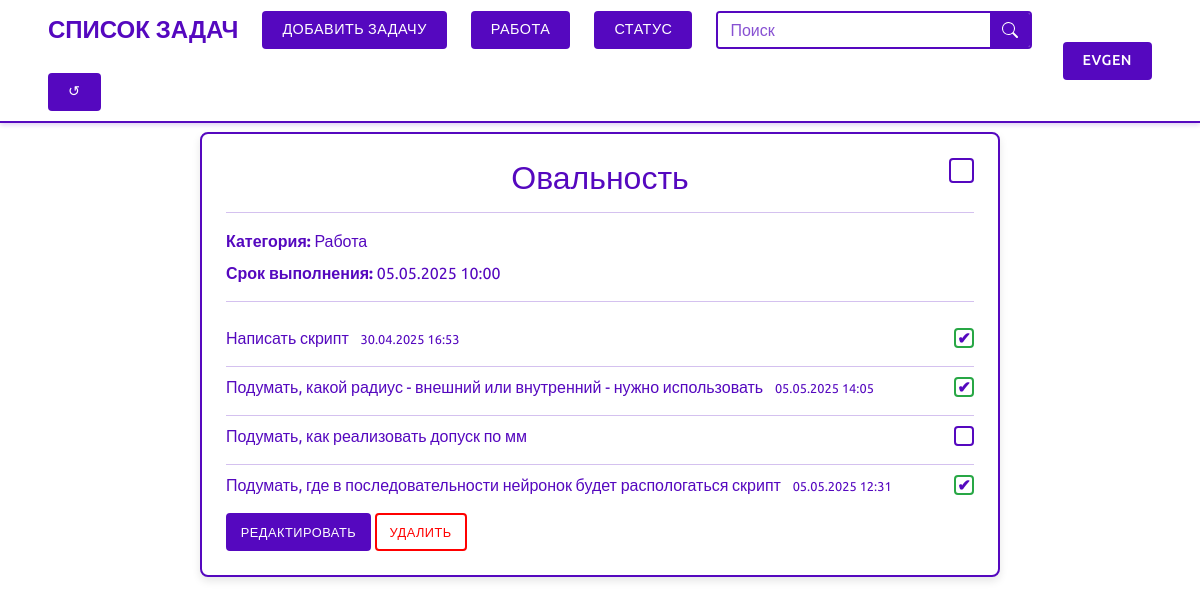
/?category=работа (signed in), run on the app's committed database.
### task/models.py (models this page shows, shortened)
class Category(models.Model):
    name = models.CharField(max_length=50, unique=True, verbose_name='Название')
    slug = models.SlugField(max_length=50, unique=True, db_index=True, allow_unicode=True)
    class Meta:
        ordering = ('name',)
        verbose_name = 'Категория'
        verbose_name_plural = 'Категории'

class Task(models.Model):
    class Status(models.TextChoices):
        NOT_ACTIVE = 'not_active', 'Не активна'
        ACTIVE = 'active', 'Активна'
        COMPLETED = 'completed', 'Выполнена'
    title = models.CharField(max_length=100, verbose_name='Название задачи')
    user = models.ForeignKey(User, on_delete=models.CASCADE, verbose_name='Пользователь', related_name='tasks')
    category = models.ForeignKey(Category, on_delete=models.PROTECT, verbose_name='Категория', related_name='tasks')
    status = models.CharField(max_length=10, choices=Status.choices, default=Status.NOT_ACTIVE,
                              verbose_name='Статус задачи')
    create_date = models.DateTimeField(auto_now_add=True, db_index=True, verbose_name='Дата создания')
    due_date = models.DateTimeField(blank=True, null=True, verbose_name='Срок выполнения')
    class Meta:
        ordering = ('-create_date',)
        verbose_name = 'Задача'
        verbose_name_plural = 'Задачи'
        constraints = [
            models.CheckConstraint(
                check=models.Q(due_date__gt=models.F('create_date')),
                name='check_due_date_after_create_date'
            )
        ]

class SubTask(models.Model):
    task = models.ForeignKey(Task, on_delete=models.CASCADE, related_name='subtasks', verbose_name='Задача')
    description = models.TextField(blank=True, verbose_name='Подзадача')
    is_completed = models.BooleanField(default=False, verbose_name='Выполнена')
    create_date = models.DateTimeField(auto_now_add=True, verbose_name='Дата создания')
    completed_date = models.DateTimeField(null=True, blank=True, verbose_name='Дата выполнения')
    class Meta:
        ordering = ('create_date',)
        verbose_name = 'Позадача'
        verbose_name_plural = 'Подзадачи'
        default_related_name = 'subtasks'

### task/views.py (the view)
# urls.py: path('', views.home, name='home'),
def home(request):
    if request.user.is_authenticated:
        tasks = Task.objects.filter(user=request.user).prefetch_related('subtasks')
        category = request.GET.get('category')
        if category and category != '':
            tasks = tasks.filter(category__slug=category)
        status = request.GET.get('status')
        if status and status != '':
            tasks = tasks.filter(status=status)
        search = request.GET.get('search')
        if search and search != '':
            tasks = tasks.filter(Q(title__icontains=search))
        initial = {}
        if category:
            initial['category'] = category
        if status:
            initial['status'] = status
        if search:
            initial['search'] = search
        filter_form = TaskFilterForm(initial=initial)
    else:
        tasks = None
        filter_form = None
    context = {
        'tasks': tasks,
        'filter_form': filter_form,
    }
    return render(request, 'task/home.html', context)

### task/forms.py
class TaskFilterForm(forms.Form):
    category = forms.ModelChoiceField(
        queryset=Category.objects.all(),
        required=False,
        widget=forms.Select(attrs={'class': 'form-control'}),
        to_field_name='slug'
    )
    status = forms.ChoiceField(
        choices=Task.Status.choices,
        required=False,
        widget=forms.Select(attrs={'class': 'form-control'})
    )
    search = forms.CharField(
        max_length=50,
        required=False,
        widget=forms.TextInput(attrs={'class': 'form-control'})
    )

### task/templatetags/filter_tags.py (called while the page is built)
@register.simple_tag(takes_context=True)
def url_replace_param(context, **kwargs):
    request = context['request']
    dict_ = request.GET.copy()
    for key, value in kwargs.items():
        if value is not None:
            dict_[key] = value
        else:
            if key in dict_:
                del dict_[key]
    url = reverse('task:home')
    encoded_params = urlencode({k: v for k, v in dict_.items() if v}, doseq=True)
    if encoded_params:
        return f'{url}?{encoded_params}'
    return url

### task/templates/task/home.html (shortened to what this page needs)
{% extends 'base.html' %}
{% load django_bootstrap5 %}
{% load static %}
{% block content %}
    <div class="container mt-4">
        {% if user.is_authenticated %}
            {% for task in tasks %}
                <div class="task-card task-status-{{ task.status|lower }}">
                    <div class="task-header">
                        <h2 class="task-title">{{ task.title }}</h2>
                        <div class="task-status-indicator status-{{ task.status|lower }}"
                             data-task-id="{{ task.id }}"
                             data-url="{% url 'task:api_change_task_status' task.id %}"
                             title="Изменить статус">
                        </div>
                    </div>
                    <hr class="purple-line">
                    <p class="task-category"><strong>Категория:</strong> {{ task.category.name }}</p>
                    <p class="task-due-date"><strong>Срок
                        выполнения:</strong> {{ task.due_date|date:"d.m.Y H:i"|default:"----" }}</p>
                    <hr class="purple-line">
                    <div class="subtask-list">
                        {% for subtask in task.subtasks.all %}
                            <div class="subtask-item">
                                <div class="subtask-description">
                                    {{ subtask.description }}
                                    {% if subtask.is_completed %}
                                        <span class="small text-muted">{{ subtask.completed_date|date:"d.m.Y H:i" }}</span>
                                    {% endif %}
                                </div>
                                <div class="subtask-status-indicator subtask-status-{{ subtask.is_completed|yesno:'completed,not_completed' }}"
                                     data-subtask-id="{{ subtask.id }}"
                                     data-url="{% url 'task:api_change_subtask_status' subtask.id %}"
                                     title="Изменить статус">
                                    {% if subtask.is_completed %}
                                        <span class="checkmark">&#10004;</span>
                                    {% endif %}
                                </div>
                            </div>
                            {% if not forloop.last %}
                                <hr class="purple-line subtask-line">
                            {% endif %}
                        {% endfor %}
                    </div>
                    <div class="task-actions mt-3">
                        <a href="{% url 'task:task_edit' task.id %}{{ all }}" class="btn btn-login btn-sm">Редактировать</a>
                        <button type="button" class="btn btn-cancel btn-sm" data-bs-toggle="modal"
                                data-bs-target="#deleteTaskModal" data-task-id="{{ task.id }}"
                                data-task-title="{{ task.title }}">
                            Удалить
                        </button>
                    </div>
                </div>
            {% empty %}
                <p class="text-center">Задач пока нет.</p>
            {% endfor %}
        {% else %}
            <p class="text-center">Авторизуйтесь, чтобы увидеть задачи.</p>
        {% endif %}
    </div>
{% endblock %}

### task/templates/base.html (shortened to what this page needs)
{% load django_bootstrap5 %}
{% bootstrap_css %}
{% load static %}
{% load filter_tags %}
<!DOCTYPE html>
<html lang="ru">
<head>
    <link rel="stylesheet" href="{% static 'css/style.css' %}">
</head>
<body>
<header>
    <div class="container">
        <div class="header-left">
            <a href="{% url 'task:home' %}{{ all }}" class="logo">Список задач</a>
            {% if user.is_authenticated %}
                <a href="{% url 'task:task_create' %}{{ all }}" class="btn btn-add-task">Добавить задачу</a>
                <div class="dropdown filter-dropdown">
                    <button class="btn btn-dropdown">
                        {% with current_category_slug=request.GET.category %}
                            {% if current_category_slug %}
                                {% for cat in categories %}
                                    {% if cat.slug == current_category_slug %}{{ cat.name }}{% endif %}
                                {% endfor %}
                            {% else %}
                                Категория
                            {% endif %}
                        {% endwith %}
                    </button>
                </div>
                <div class="dropdown filter-dropdown">
                    <button class="btn btn-dropdown">
                        {% with current_status_key=request.GET.status %}
                            {% if current_status_key %}
                                {% for status_key, status_name in statuses %}
                                    {% if status_key == current_status_key %}{{ status_name }}{% endif %}
                                {% endfor %}
                            {% else %}
                                Статус
                            {% endif %}
                        {% endwith %}
                    </button>
                </div>
                <form method="get" action="{% url 'task:home' %}" class="search-form-container">
                    <input type="text" name="search" class="form-control custom-search-input" placeholder="Поиск"
                           value="{{ request.GET.search|default:'' }}">
                    <button class="btn custom-search-button" type="submit">
                        <svg xmlns="http://www.w3.org/2000/svg" width="16" height="16" fill="currentColor"
                             class="bi bi-search" viewBox="0 0 16 16">
                            <path d="M11.742 10.344a6.5 6.5 0 1 0-1.397 1.398h-.001q.044.06.098.115l3.85 3.85a1 1 0 0 0 1.415-1.414l-3.85-3.85a1 1 0 0 0-.115-.1zM12 6.5a5.5 5.5 0 1 1-11 0 5.5 5.5 0 0 1 11 0"></path>
                        </svg>
                    </button>
                </form>
                {% if request.GET.category or request.GET.status or request.GET.search %}
                    <a href="{% url 'task:home' %}" class="btn btn-reset">
                        &#x21BA;
                    </a>
                {% endif %}
            {% endif %}
        </div>
        <div class="header-right">
            {% if user.is_authenticated %}
                <div class="dropdown">
                    <button class="btn btn-dropdown">{{ user.username }}</button>
                </div>
            {% else %}
                <a href="{% url 'account:login' %}" class="btn btn-login">Войти</a>
                <a href="{% url 'account:register' %}" class="btn btn-register">Регистрация</a>
            {% endif %}
        </div>
    </div>
</header>
{% block content %}
{% endblock %}
</body>
</html>

### data on the page
Category: name "РАБОТА"
Task: title "Овальность", category.name "Работа", due_date "05.05.2025 10:00"
SubTask: description "Написать скрипт", completed_date "30.04.2025 16:53"
SubTask: description "Подумать, какой радиус - внешний или внутренний - нужно использовать", completed_date "05.05.2025 14:05"
SubTask: description "Подумать, как реализовать допуск по мм", is_completed False (drawn)
SubTask: description "Подумать, где в последовательности нейронок будет распологаться скрипт", completed_date "05.05.2025 12:31"

### other printed values
{{ user.username }} "EVGEN"
